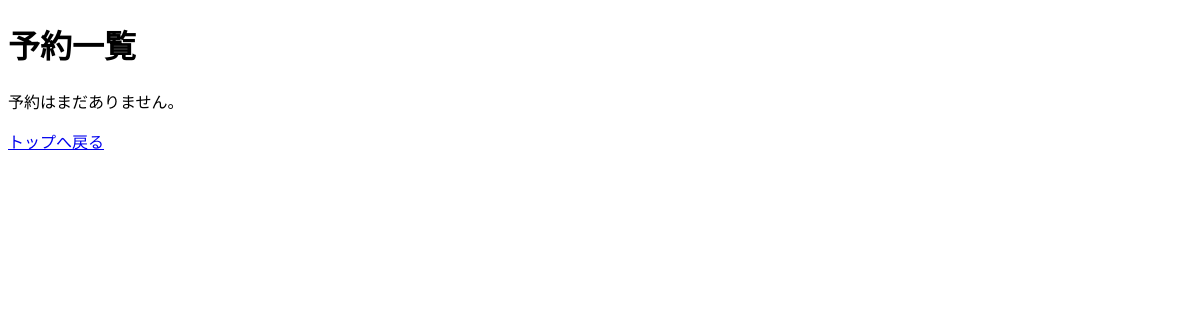
Page /reservations/ (signed in) on the earlier database version.
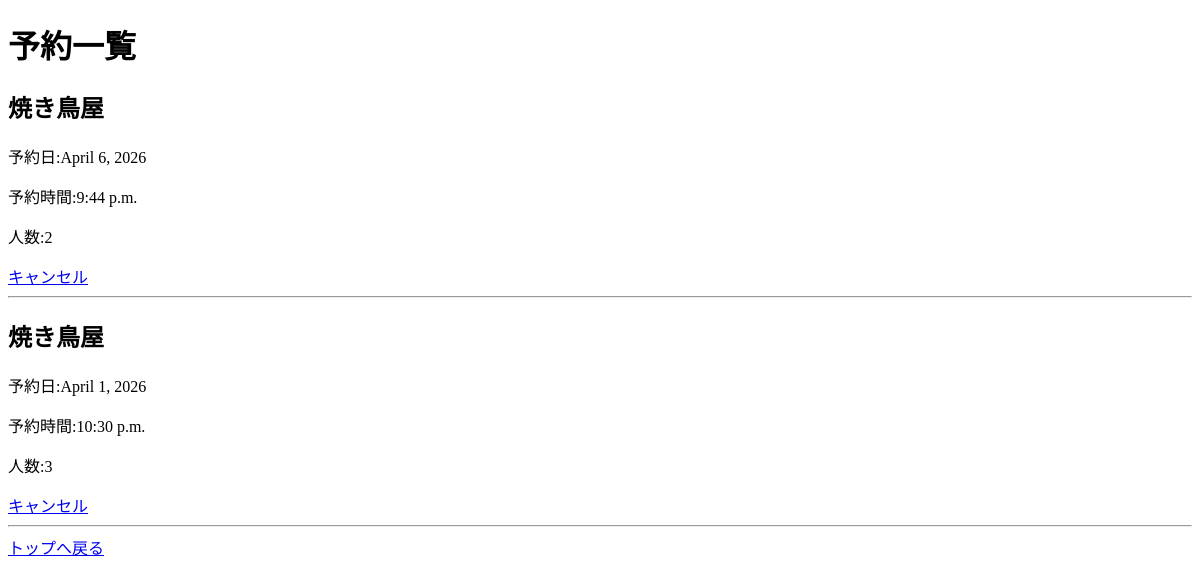
Same page on the later database version.
### nagoyameshi/models.py (models this page shows, shortened)
class Reservation(models.Model):
    user = models.ForeignKey(User, on_delete=models.CASCADE)
    shop = models.ForeignKey(Shop, on_delete=models.CASCADE)
    reserved_date = models.DateField()
    reserved_time = models.TimeField()
    number_of_people = models.IntegerField()
    created_at = models.DateTimeField(auto_now_add=True)

class Shop(models.Model):
    category = models.ForeignKey(Category, on_delete=models.CASCADE, null=True, blank=True)
    name = models.CharField(max_length=100)
    description = models.TextField()
    address = models.CharField(max_length=200)

### nagoyameshi/views.py (the view)
# urls.py: path('reservations/', views.reservation_list, name='reservation_list'),
@login_required
def reservation_list(request):
    reservations = Reservation.objects.filter(user=request.user).order_by('-reserved_date', '-reserved_time')
    context = {
        'reservations' : reservations
    }
    return render(request, 'nagoyameshi/reservation_list.html', context)

### nagoyameshi/templates/nagoyameshi/reservation_list.html (shortened to what this page needs)
<!DOCTYPE html>
<html lang="ja">
<head>
</head>
<body>
    <h1>予約一覧</h1>
    {% for reservation in reservations %}
        <div>
            <h2>{{ reservation.shop.name }}</h2>
            <p>予約日:{{ reservation.reserved_date }}</p>
            <p>予約時間:{{ reservation.reserved_time }}</p>
            <P>人数:{{ reservation.number_of_people }}</P>
            <a href="{% url 'reservation_cancel' reservation.id %}">キャンセル</a>
        </div>
        <hr>
    {% empty %}
    <p>予約はまだありません。</p>
    {% endfor %}
    <a href="{% url 'top' %}">トップへ戻る</a>
</body>
</html>

Differences in the rows shown:
added Reservation: shop.name "焼き鳥屋", reserved_date "April 6, 2026", reserved_time "9:44 p.m.", number_of_people "2"
added Reservation: shop.name "焼き鳥屋", reserved_date "April 1, 2026", reserved_time "10:30 p.m.", number_of_people "3"
Other differences:
text no longer shown: "予約はまだありません。"
